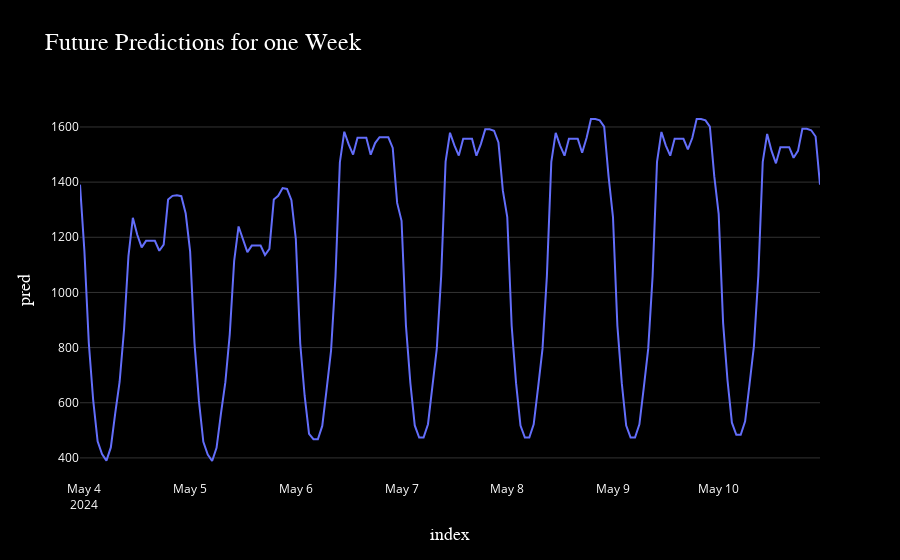

The code cell stored with this chart in its notebook:
### Code cell
# date range
start_date = '2024-05-03 23:00:00'
end_date = '2024-05-10 23:00:00'

# Filter the DataFrame for the specified date range
filtered_data = future_w_features.loc[start_date:end_date]

# line plot
fig = px.line(
    filtered_data,
    x=filtered_data.index,
    y='pred',
    title='Future Predictions for one Week',
    labels={'x': 'Date + Hour', 'y': 'Predicted Events'},
    markers=False,
    line_shape='linear'
)


fig.update_layout(
    title_font=dict(size=24, family='Arial, sans-serif'),
    xaxis_title_font=dict(size=18, family='Arial, sans-serif'),
    yaxis_title_font=dict(size=18, family='Arial, sans-serif'),
    xaxis=dict(showgrid=False),
    yaxis=dict(showgrid=True, gridcolor='rgba(255, 255, 255, 0.2)'),
    plot_bgcolor='black',
    paper_bgcolor='black',
    font_color='white',
    legend=dict(
        title='',
        font=dict(size=12),
        bgcolor='rgba(0, 0, 0, 0.7)',
        bordercolor='white',
        borderwidth=1
    )
)

# Show the plot
fig.show()

### Figure 1 — Plotly figure (JSON) as saved in the notebook; plotly's stock layout.template omitted (floating-point values rounded to 4 significant figures; data arrays with more than 128 entries replaced by an {"elided": "..."} marker saying what was removed)
{"data": [{"hovertemplate": "index=%{x}<br>pred=%{y}<extra></extra>", "legendgroup": "", "line": {"color": "#636efa", "dash": "solid", "shape": "linear"}, "marker": {"symbol": "circle"}, "mode": "lines", "name": "", "orientation": "v", "showlegend": false, "type": "scatter", "x": {"elided": "169 str values"}, "xaxis": "x", "y": {"elided": "169 float values"}, "yaxis": "y"}], "layout": {"autosize": true, "font": {"color": "white"}, "legend": {"bgcolor": "rgba(0, 0, 0, 0.7)", "bordercolor": "white", "borderwidth": 1, "font": {"size": 12}, "title": {"text": ""}, "tracegroupgap": 0}, "paper_bgcolor": "black", "plot_bgcolor": "black", "title": {"font": {"family": "Arial, sans-serif", "size": 24}, "text": "Future Predictions for one Week"}, "xaxis": {"anchor": "y", "autorange": true, "domain": [0, 1], "range": ["2024-05-03 23:00", "2024-05-10 23:00"], "showgrid": false, "title": {"font": {"family": "Arial, sans-serif", "size": 18}, "text": "index"}, "type": "date"}, "yaxis": {"anchor": "x", "autorange": true, "domain": [0, 1], "gridcolor": "rgba(255, 255, 255, 0.2)", "range": [319.9, 1698.0], "showgrid": true, "title": {"font": {"family": "Arial, sans-serif", "size": 18}, "text": "pred"}, "type": "linear"}}}
